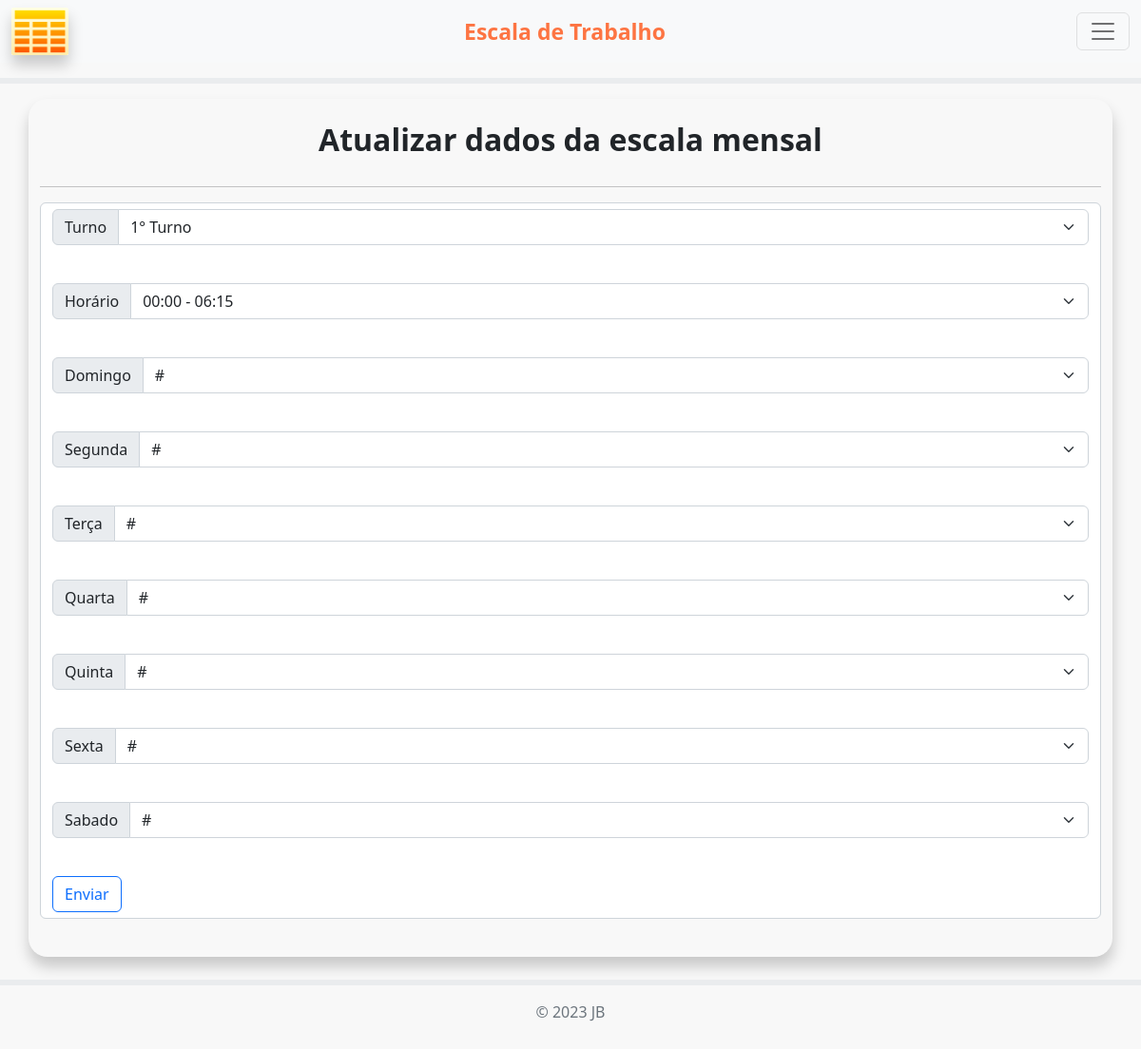
/2/atualiza_escala (signed in), run on an earlier commit of the app's database.
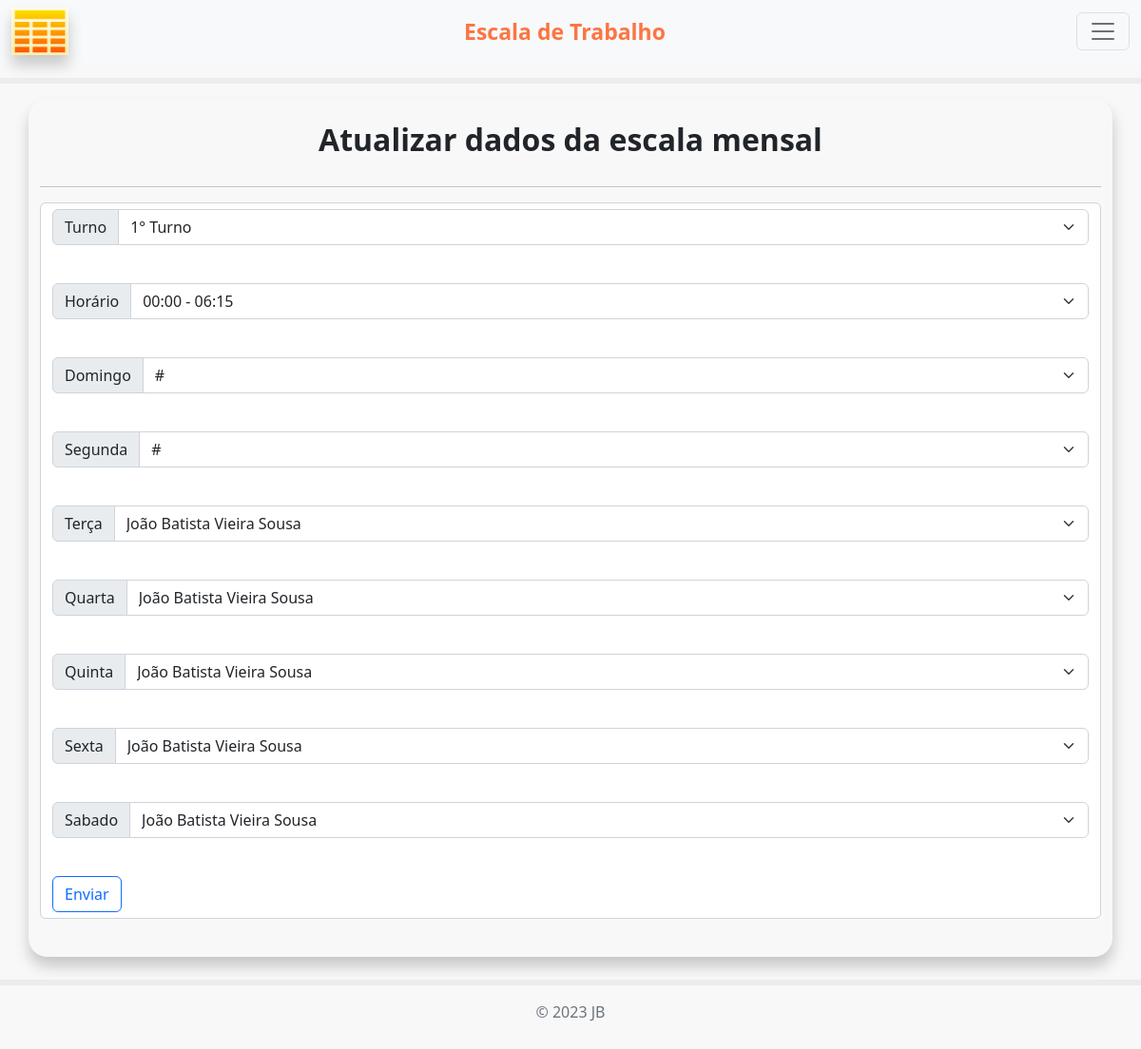
And on a later commit of the database.
### app.py (models this page shows, shortened)
class tb_Semana(db.Model):
    __tablename__ = "Semana 1"
    id = db.Column(db.Integer, primary_key=True, autoincrement=True, nullable=False)
    turno_db = db.Column(db.String(20))
    horario_db = db.Column(db.String(20))
    dom_db = db.Column(db.String(20))
    seg_db = db.Column(db.String(20))
    ter_db = db.Column(db.String(20))
    qua_db = db.Column(db.String(20))
    qui_db = db.Column(db.String(20))
    sex_db = db.Column(db.String(20))
    sab_db = db.Column(db.String(20))

### app.py (the view, shortened to what this page needs)
@app.route('/<int:id>/atualiza_escala', methods=["GET", "POST"])
@login_required
def atualiza_escala(id):
    linha_escala = tb_Semana.query.filter_by(id=id).first()
    page = request.args.get('page', 1, type=int)
    per_page = 50
    todos_funcionarios = tb_Funcionarios.query.paginate(page=page, per_page=per_page)
    return render_template("atualiza_escala.html", linha_escala=linha_escala, funcionarios=todos_funcionarios)

### app.py (called while the page is built)
@login_manager.user_loader  # usado para recarregar o id do usuário autenticado
def load_user(user_id):
    return User.query.filter_by(id=user_id).first()

### templates/atualiza_escala.html (shortened to what this page needs)
{% extends 'index.html' %}
{% block conteudo %}
  <div class="container" id="lista">
    <br>
    <h2>Atualizar dados da escala mensal</h2>
    <hr>
    <form action="{{url_for('atualiza_escala', id=linha_escala.id)}}" method="POST" class="form-control">
        <div class="input-group mb-3">
          <label class="input-group-text" for="Idturno_db">Turno</label>
          <select class="form-select" id="Idturno_db" name="turno_db">
            <option value="{{linha_escala.turno_db}}">{{linha_escala.turno_db}}</option>
          </select>
        </div>
        <br>
        <div class="input-group mb-3">
          <label class="input-group-text" for="Idhorario_db">Horário</label>
          <select class="form-select" id="Idhorario_db" name="horario_db">
            <option value="{{linha_escala.horario_db}}">{{linha_escala.horario_db}}</option>
          </select>
        </div>
        <br>
        <div class="input-group mb-3">
          <label class="input-group-text" for="Iddom_db">Domingo</label>
          <select class="form-select" id="Iddom_db" name="dom_db">
            <option value="{{linha_escala.dom_db}}">{{linha_escala.dom_db}}</option>
          </select>
        </div>
        <br>
        <div class="input-group mb-3">
          <label class="input-group-text" for="Idseg_db">Segunda</label>
          <select class="form-select" id="Idseg_db" name="seg_db">
            <option value="{{linha_escala.seg_db}}">{{linha_escala.seg_db}}</option>
          </select>
        </div>
        <br>
        <div class="input-group mb-3">
          <label class="input-group-text" for="Idter_db">Terça</label>
          <select class="form-select" id="Idter_db" name="ter_db">
            <option value="{{linha_escala.ter_db}}">{{linha_escala.ter_db}}</option>
          </select>
        </div>
        <br>
        <div class="input-group mb-3">
          <label class="input-group-text" for="Idqua_db">Quarta</label>
          <select class="form-select" id="Idqua_db" name="qua_db">
            <option value="{{linha_escala.qua_db}}">{{linha_escala.qua_db}}</option>
          </select>
        </div>
        <br>
        <div class="input-group mb-3">
          <label class="input-group-text" for="Idqui_db">Quinta</label>
          <select class="form-select" id="Idqui_db" name="qui_db">
            <option value="{{linha_escala.qui_db}}">{{linha_escala.qui_db}}</option>
          </select>
        </div>
        <br>
        <div class="input-group mb-3">
          <label class="input-group-text" for="Idsex_db">Sexta</label>
          <select class="form-select" id="Idsex_db" name="sex_db">
            <option value="{{linha_escala.sex_db}}">{{linha_escala.sex_db}}</option>
          </select>
        </div>
        <br>
        <div class="input-group mb-3">
          <label class="input-group-text" for="Idsab_db">Sabado</label>
          <select class="form-select" id="Idsab_db" name="sab_db">
            <option value="{{linha_escala.sab_db}}">{{linha_escala.sab_db}}</option>
          </select>
        </div>
        <br>
        <button class="btn btn-outline-primary">Enviar</button>
    </form>
    <br>
  </div>
{% endblock conteudo %}

What changed in the data, as far as the page shows it:
changed tb_Semana "1° Turno": ter_db "#" → "João Batista Vieira Sousa"; qua_db "#" → "João Batista Vieira Sousa"; qui_db "#" → "João Batista Vieira Sousa"; sex_db "#" → "João Batista Vieira Sousa"; sab_db "#" → "João Batista Vieira Sousa"
